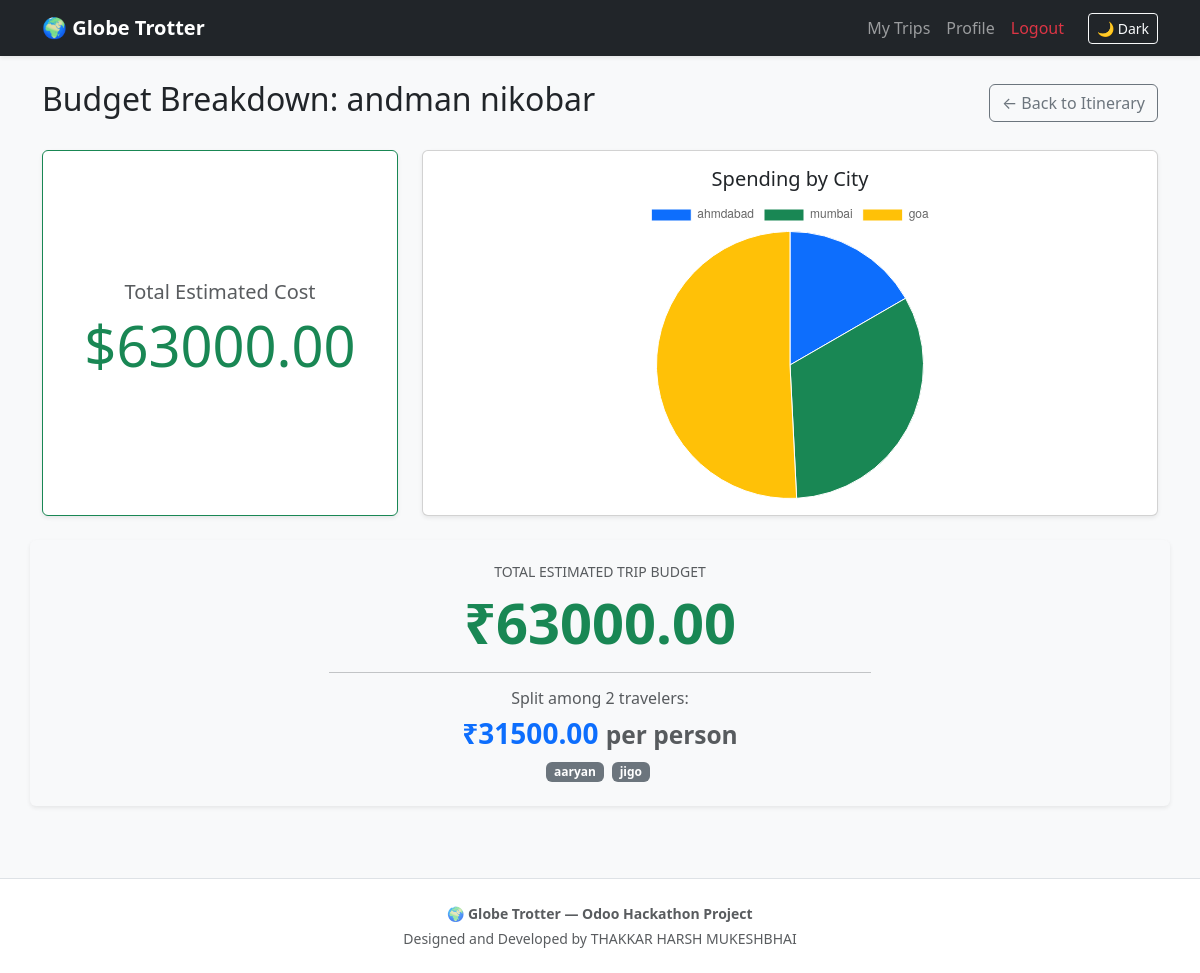
The app's page /trip/2/budget (signed in) with its own data.
### app/models.py (models this page shows)
class Trip(db.Model):
    id = db.Column(db.Integer, primary_key=True)
    user_id = db.Column(db.Integer, db.ForeignKey('user.id'), nullable=False) # Links the trip to the user
    title = db.Column(db.String(100), nullable=False)
    description = db.Column(db.Text, nullable=True)
    start_date = db.Column(db.Date, nullable=False)
    end_date = db.Column(db.Date, nullable=False)
    created_at = db.Column(db.DateTime, default=datetime.utcnow)
    stops = db.relationship('Stop', backref='trip', lazy=True, cascade="all, delete-orphan")

class TripParticipant(db.Model):
    id = db.Column(db.Integer, primary_key=True)
    trip_id = db.Column(db.Integer, db.ForeignKey('trip.id'), nullable=False)
    name = db.Column(db.String(100), nullable=False)
    trip = db.relationship('Trip', backref=db.backref('participants', lazy=True, cascade="all, delete-orphan"))

### app/routes.py (the view)
@auth.route('/trip/<int:trip_id>/budget')
@login_required
def trip_budget(trip_id):
    trip = Trip.query.get_or_404(trip_id)
    if trip.user_id != current_user.id:
        return redirect(url_for('auth.dashboard'))
    total_cost = 0
    city_costs = {}
    labels = []
    values = []
    for stop in trip.stops:
        stop_cost = sum(activity.cost for activity in stop.activities)
        if stop_cost > 0:
            city_costs[stop.city_name] = stop_cost
            labels.append(stop.city_name)
            values.append(stop_cost)
            total_cost += stop_cost
    return render_template(
        'budget.html',
        trip=trip,
        total_cost=total_cost,
        labels=labels,
        values=values
    )

### app/__init__.py (called while the page is built)
def create_app():
    app = Flask(__name__)
    app.config["SECRET_KEY"] = "123456"
    app.config["SQLALCHEMY_DATABASE_URI"] = "sqlite:///project.db"
    app.config["SQLALCHEMY_TRACK_MODIFICATIONS"] = False
    db.init_app(app)
    login_manager.init_app(app)
    login_manager.login_view = 'auth.login'
    login_manager.login_message_category = 'info'
    from app.routes import auth as auth_blueprint
    app.register_blueprint(auth_blueprint)
    from app.models import User
    @login_manager.user_loader
    def load_user(user_id):
        return User.query.get(int(user_id))
    return app

### app/templates/budget.html (shortened to what this page needs)
{% extends "base.html" %}
{% block content %}
<div class="d-flex justify-content-between align-items-center mb-4">
    <h2>Budget Breakdown: {{ trip.title }}</h2>
    <div>
        <a href="{{ url_for('auth.trip_view', trip_id=trip.id) }}" class="btn btn-outline-secondary">&larr; Back to Itinerary</a>
    </div>
</div>
<div class="row">
    <div class="col-md-4 mb-4">
        <div class="card shadow-sm border-success h-100">
            <div class="card-body text-center d-flex flex-column justify-content-center">
                <h5 class="text-muted">Total Estimated Cost</h5>
                <h1 class="display-4 text-success">${{ "%.2f"|format(total_cost) }}</h1>
            </div>
        </div>
    </div>
    <div class="col-md-8 mb-4">
        <div class="card shadow-sm h-100">
            <div class="card-body text-center">
                <h5>Spending by City</h5>
                {% if total_cost > 0 %}
                    <div style="height: 300px; display: flex; justify-content: center;">
                        <canvas id="budgetChart"></canvas>
                    </div>
                {% else %}
                    <p class="text-muted mt-5">Add some activities with costs to see your chart!</p>
                {% endif %}
            </div>
        </div>
    </div>
    <div class="card mb-4 bg-light border-0 shadow-sm">
    <div class="card-body text-center py-4">
        <h5 class="text-muted text-uppercase small">Total Estimated Trip Budget</h5>
        <h1 class="display-4 fw-bold text-success mb-3">₹{{ "%.2f"|format(total_cost) }}</h1>
        {% if trip.participants %}
            <hr class="w-50 mx-auto">
            <h6 class="text-muted">Split among {{ trip.participants|length }} travelers:</h6>
            <h3 class="fw-bold text-primary">₹{{ "%.2f"|format(total_cost / trip.participants|length) }} <span class="small text-muted font-normal">per person</span></h3>
            <div class="mt-2">
                {% for p in trip.participants %}
                    <span class="badge bg-secondary me-1">{{ p.name }}</span>
                {% endfor %}
            </div>
        {% else %}
            <p class="text-muted small mb-0">Add travelers in your trip view to calculate per-person splits!</p>
        {% endif %}
    </div>
    </div>
</div>
<script>
    // Only load the chart if there is data
    {% if total_cost > 0 %}
    const ctx = document.getElementById('budgetChart').getContext('2d');
    const budgetChart = new Chart(ctx, {
        type: 'pie', // You can change this to 'bar' or 'doughnut'
        data: {
            labels: {{ labels | safe }},
            datasets: [{
                label: 'Cost ($)',
                data: {{ values | safe }},
                backgroundColor: [
                    '#0d6efd', '#198754', '#ffc107', '#dc3545', '#0dcaf0', '#6f42c1'
                ],
                borderWidth: 1
            }]
        },
        options: {
            responsive: true,
            maintainAspectRatio: false
        }
    });
    {% endif %}
</script>
{% endblock %}

### app/templates/base.html (style rules this page uses)
body { transition: background-color 0.3s ease, color 0.3s ease; }

### records on screen
Trip: title "andman nikobar"
TripParticipant: name "aaryan"
TripParticipant: name "jigo"

### other values on screen
{{ "%.2f"|format(total_cost) }} "63000.00"
{{ trip.participants|length }} "2"
{{ "%.2f"|format(total_cost / trip.participants|length) }} "31500.00"
chart data {{ labels | safe }} ['ahmdabad', 'mumbai', 'goa']
chart data {{ values | safe }} [10500.0, 20500.0, 32000.0]
